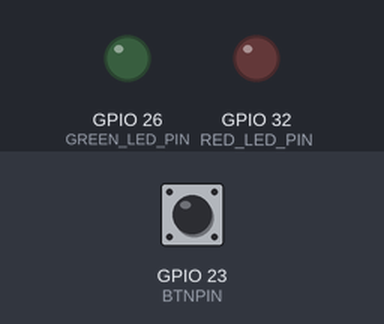
A sketch run on a simulated ESP32. On the bench: output pins drawn as LEDs (lit = HIGH). Inputs (shaded band) come from the test bench; at power-on: GPIO 23 (BTNPIN) HIGH.

Above: at 1.2 s.
1.3 s: GPIO 23 (BTNPIN) pulled LOW for 0.15 s
At 2.6 s:
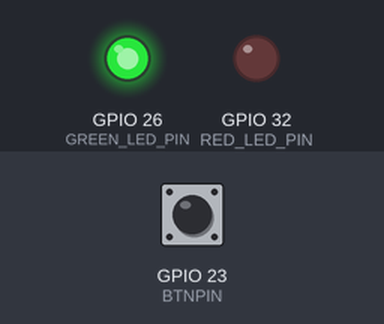
4.4 s: GPIO 23 (BTNPIN) pulled LOW for 3.2 s
At 6.8 s:
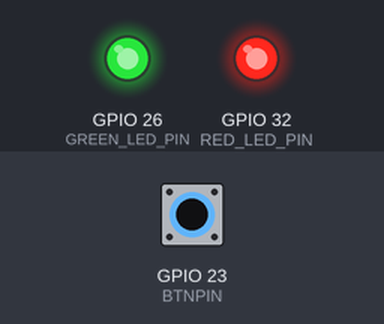
Timing chart, 0 to 15.1 s (numbered marks = the images above; inputs shaded):
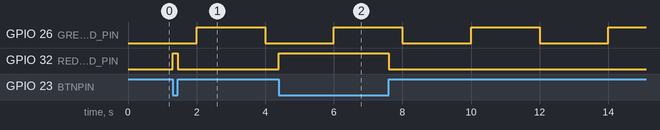

Measured:
- after the input at 1.3 s, GPIO 32 (RED_LED_PIN): LOW → HIGH at once, → LOW 0.15 s later
- after the input at 4.4 s, GPIO 32 (RED_LED_PIN): LOW → HIGH at once, → LOW 3.2 s later
- by itself, GPIO 26 (GREEN_LED_PIN): alternates HIGH for 2.0 s and LOW for 2.0 s

The sketch:

button_interrupt.ino
```cpp
#define RED_LED_PIN     32
#define GREEN_LED_PIN   26
#define BTNPIN          23

void IRAM_ATTR button_isr()
{
  if (digitalRead(BTNPIN) == LOW)
    digitalWrite(RED_LED_PIN, HIGH);
  else
    digitalWrite(RED_LED_PIN, LOW);
}

void setup()
{
  pinMode(GREEN_LED_PIN, OUTPUT);
  pinMode(RED_LED_PIN, OUTPUT);
  pinMode(BTNPIN, INPUT_PULLUP);

  attachInterrupt(digitalPinToInterrupt(BTNPIN), button_isr, CHANGE);
}

void loop()
{
  digitalWrite(GREEN_LED_PIN, LOW);
  delay(2000);
  digitalWrite(GREEN_LED_PIN, HIGH);
  delay(2000);
}
```
